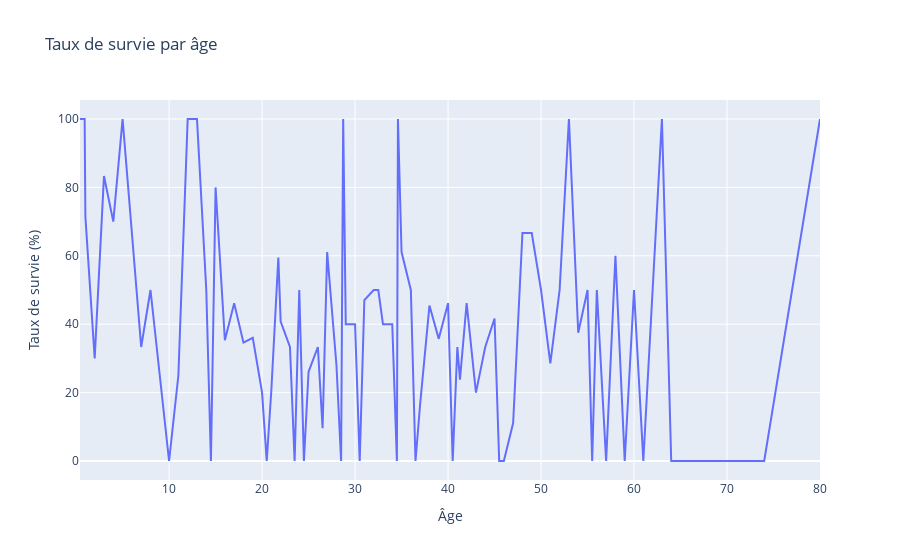

Notebook code for this chart:
### Code cell
age_survival_rate = trainData_filled.groupby('Age')['Survived'].mean() * 100

age_survival_fig = px.line(
    x=age_survival_rate.index,
    y=age_survival_rate.values,

    title='Taux de survie par âge',
    labels={
        'x': 'Âge',
        'y': 'Taux de survie (%)'
    }
)

age_survival_fig.show()

### Figure 1 — Plotly figure (JSON) as saved in the notebook; plotly's stock layout.template omitted (floating-point values rounded to 4 significant figures)
{"data": [{"hovertemplate": "Âge=%{x}<br>Taux de survie (%)=%{y}<extra></extra>", "legendgroup": "", "line": {"color": "#636efa", "dash": "solid"}, "marker": {"symbol": "circle"}, "mode": "lines", "name": "", "orientation": "v", "showlegend": false, "type": "scatter", "x": [0.42, 0.67, 0.75, 0.83, 0.92, 1.0, 2.0, 3.0, 4.0, 5.0, 6.0, 7.0, 8.0, 9.0, 10.0, 11.0, 12.0, 13.0, 14.0, 14.5, 15.0, 16.0, 17.0, 18.0, 19.0, 20.0, 20.5, 21.0, 21.75, 22.0, 23.0, 23.5, 24.0, 24.5, 25.0, 26.0, 26.51, 27.0, 28.0, 28.5, 28.72, 29.0, 30.0, 30.5, 30.74, 31.0, 32.0, 32.5, 33.0, 34.0, 34.5, 34.61, 35.0, 36.0, 36.5, 37.0, 38.0, 39.0, 40.0, 40.5, 41.0, 41.28, 42.0, 43.0, 44.0, 45.0, 45.5, 46.0, 47.0, 48.0, 49.0, 50.0, 51.0, 52.0, 53.0, 54.0, 55.0, 55.5, 56.0, 57.0, 58.0, 59.0, 60.0, 61.0, 62.0, 63.0, 64.0, 65.0, 66.0, 70.0, 70.5, 71.0, 74.0, 80.0], "xaxis": "x", "y": [100.0, 100.0, 100.0, 100.0, 100.0, 71.43, 30.0, 83.33, 70.0, 100.0, 66.67, 33.33, 50.0, 25.0, 0.0, 25.0, 100.0, 100.0, 50.0, 0.0, 80.0, 35.29, 46.15, 34.62, 36.0, 20.0, 0.0, 20.83, 59.52, 40.74, 33.33, 0.0, 50.0, 0.0, 26.09, 33.33, 9.574, 61.11, 28.0, 0.0, 100.0, 40.0, 40.0, 0.0, 22.22, 47.06, 50.0, 50.0, 40.0, 40.0, 0.0, 100.0, 61.11, 50.0, 0.0, 16.67, 45.45, 35.71, 46.15, 0.0, 33.33, 23.81, 46.15, 20.0, 33.33, 41.67, 0.0, 0.0, 11.11, 66.67, 66.67, 50.0, 28.57, 50.0, 100.0, 37.5, 50.0, 0.0, 50.0, 0.0, 60.0, 0.0, 50.0, 0.0, 50.0, 100.0, 0.0, 0.0, 0.0, 0.0, 0.0, 0.0, 0.0, 100.0], "yaxis": "y"}], "layout": {"legend": {"tracegroupgap": 0}, "title": {"text": "Taux de survie par âge"}, "xaxis": {"anchor": "y", "domain": [0, 1], "title": {"text": "Âge"}}, "yaxis": {"anchor": "x", "domain": [0, 1], "title": {"text": "Taux de survie (%)"}}}}
